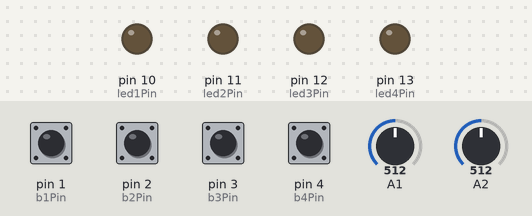
This sketch was run on a simulated Arduino Leonardo, built with avr-gcc and run on an emulated ATmega32U4. Parts: output pins drawn as LEDs (lit = HIGH). Inputs (shaded band) come from the test bench; at power-on: pin 1 (b1Pin), pin 2 (b2Pin), pin 3 (b3Pin), pin 4 (b4Pin) HIGH, A1 = 512, A2 = 512. USB keyboard and mouse output is not drawn.

Above: at 1.2 s.
1.3 s: pin 1 (b1Pin) pulled LOW for 0.15 s
At 1.37 s:
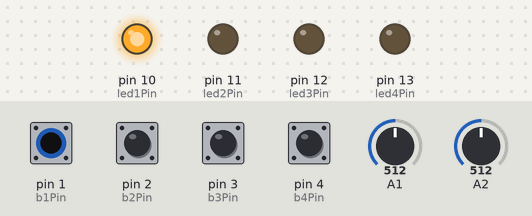
2.9 s: pin 2 (b2Pin) pulled LOW for 0.15 s
At 2.97 s:
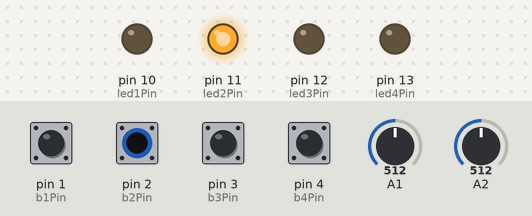
4.5 s: pin 3 (b3Pin) pulled LOW for 0.15 s
At 4.57 s:
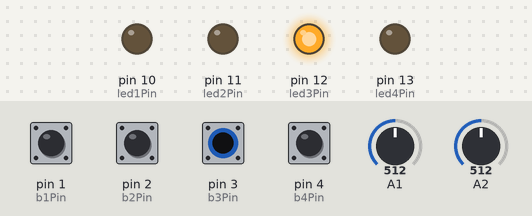
6.1 s: pin 4 (b4Pin) pulled LOW for 0.15 s
At 6.17 s:
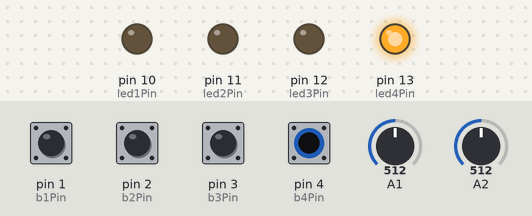
7.7 s: pin 1 (b1Pin) driven LOW and pin 2 (b2Pin) driven LOW
At 8.7 s:
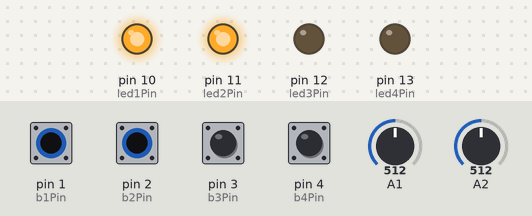
9.2 s: pin 3 (b3Pin) pulled LOW for 1 s
At 9.8 s:
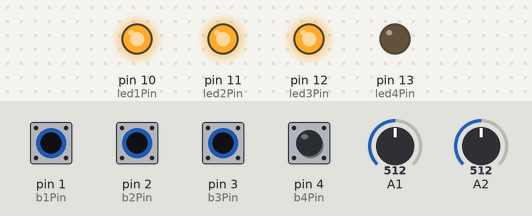
Timing chart, 0 to 12.2 s (numbered marks = the images above; inputs shaded):
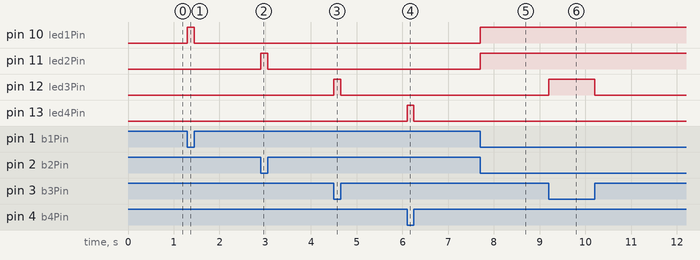

Measured:
- after the input at 1.3 s, pin 10 (led1Pin): LOW → HIGH at once, → LOW 0.15 s later
- after the input at 2.9 s, pin 11 (led2Pin): LOW → HIGH at once, → LOW 0.15 s later
- after the input at 4.5 s, pin 12 (led3Pin): LOW → HIGH at once, → LOW 0.15 s later
- after the input at 6.1 s, pin 13 (led4Pin): LOW → HIGH at once, → LOW 0.15 s later
- after the input at 7.7 s, pin 10 (led1Pin), pin 11 (led2Pin): LOW → HIGH at once
- after the input at 9.2 s, pin 12 (led3Pin): LOW → HIGH at once, → LOW 1.0 s later

The sketch:

rhythmController.ino
```cpp
#include <Keyboard.h>

#include "HID-Project.h"

//1=gnd 2=analogOut 3=5volt

byte b1Pin = 1;
byte b2Pin = 2;
byte b3Pin = 3;
byte b4Pin = 4;

byte led1Pin = 10;
byte led2Pin = 11;
byte led3Pin = 12;
byte led4Pin = 13;

bool d = false;
bool f = false;
bool j = false;
bool k = false;

int offTimer = 0;

int mouseX = 0;
int mouseY = 0;

bool active = true;

void setup() {
  // put your setup code here, to run once:
  Serial.begin(9600);
  Keyboard.begin();
  AbsoluteMouse.begin();
  pinMode(b1Pin, INPUT_PULLUP);
  pinMode(b2Pin, INPUT_PULLUP);
  pinMode(b3Pin, INPUT_PULLUP);
  pinMode(b4Pin, INPUT_PULLUP);
  pinMode(led1Pin, OUTPUT);
  pinMode(led2Pin, OUTPUT);
  pinMode(led3Pin, OUTPUT);
  pinMode(led4Pin, OUTPUT);
}

void loop() {
  mouseX = (analogRead(A1) * 32);//value is 16 bit signed, so [-32768, 32767]
  mouseY = analogRead(A2) * 32;//the analog is [0,1024] so * by 32 to put 16bit range

  if(active){
    AbsoluteMouse.moveTo(mouseX,mouseY);

    //button 1 input 'd'
    if(digitalRead(b1Pin) == LOW){
      Keyboard.press('d');
      if(!d){
        digitalWrite(led1Pin,HIGH);
      }
      d = true;
    }else if(d){
      Keyboard.release('d');
      digitalWrite(led1Pin,LOW);
      d = false;
    }

    //button 2 input 'f'
    if(digitalRead(b2Pin) == LOW){
      Keyboard.press('f');
      if(!f){
        digitalWrite(led2Pin,HIGH);
      }
      f = true;
    }else if(f){
      Keyboard.release('f');
      digitalWrite(led2Pin,LOW);
      f = false;
    }

    //button 3 input 'j'
    if(digitalRead(b3Pin) == LOW){
      Keyboard.press('j');
      if(!j){
        digitalWrite(led3Pin,HIGH);
      }
      j = true;
    }else if(j){
      Keyboard.release('j');
      digitalWrite(led3Pin,LOW);
      j = false;
    }

    //button 4 input 'k'
    if(digitalRead(b4Pin) == LOW){
      Keyboard.press('k');
      if(!k){
        digitalWrite(led4Pin,HIGH);
      }
      k = true;
    }else if(k){
      Keyboard.release('k');
      digitalWrite(led4Pin,LOW);
      k = false;
    }
  }

  if(d && f && j && k){
    offTimer++;
    if(offTimer == 500){
      active = false;
      Keyboard.releaseAll();
      Keyboard.end();
      digitalWrite(led1Pin,LOW);
      digitalWrite(led2Pin,LOW);
      digitalWrite(led3Pin,LOW);
      digitalWrite(led4Pin,LOW);
    }
  }else{
    offTimer = 0;
  }
}
```
